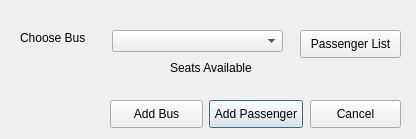
<?xml version="1.0" encoding="UTF-8"?>
<ui version="4.0">
 <class>Dialog</class>
 <widget class="QDialog" name="Dialog">
  <property name="geometry">
   <rect>
    <x>0</x>
    <y>0</y>
    <width>416</width>
    <height>139</height>
   </rect>
  </property>
  <property name="windowTitle">
   <string>Dialog</string>
  </property>
  <widget class="QPushButton" name="pushButton">
   <property name="geometry">
    <rect>
     <x>209</x>
     <y>100</y>
     <width>94</width>
     <height>28</height>
    </rect>
   </property>
   <property name="text">
    <string>Add Passenger</string>
   </property>
  </widget>
  <widget class="QComboBox" name="comboBox">
   <property name="geometry">
    <rect>
     <x>112</x>
     <y>30</y>
     <width>171</width>
     <height>22</height>
    </rect>
   </property>
  </widget>
  <widget class="QPushButton" name="pushButton_2">
   <property name="geometry">
    <rect>
     <x>310</x>
     <y>100</y>
     <width>91</width>
     <height>28</height>
    </rect>
   </property>
   <property name="text">
    <string>Cancel</string>
   </property>
  </widget>
  <widget class="QLabel" name="label">
   <property name="geometry">
    <rect>
     <x>20</x>
     <y>30</y>
     <width>81</width>
     <height>16</height>
    </rect>
   </property>
   <property name="text">
    <string>Choose Bus</string>
   </property>
  </widget>
  <widget class="QPushButton" name="pushButton_3">
   <property name="geometry">
    <rect>
     <x>110</x>
     <y>100</y>
     <width>93</width>
     <height>28</height>
    </rect>
   </property>
   <property name="text">
    <string>Add Bus</string>
   </property>
  </widget>
  <widget class="QPushButton" name="pushButton_4">
   <property name="geometry">
    <rect>
     <x>300</x>
     <y>30</y>
     <width>101</width>
     <height>28</height>
    </rect>
   </property>
   <property name="text">
    <string>Passenger List</string>
   </property>
  </widget>
  <widget class="QLabel" name="label_2">
   <property name="geometry">
    <rect>
     <x>170</x>
     <y>60</y>
     <width>87</width>
     <height>16</height>
    </rect>
   </property>
   <property name="text">
    <string>Seats Available</string>
   </property>
  </widget>
  <widget class="QLabel" name="label_seat_available">
   <property name="geometry">
    <rect>
     <x>264</x>
     <y>60</y>
     <width>55</width>
     <height>16</height>
    </rect>
   </property>
   <property name="text">
    <string/>
   </property>
  </widget>
 </widget>
 <resources/>
 <connections/>
</ui>
